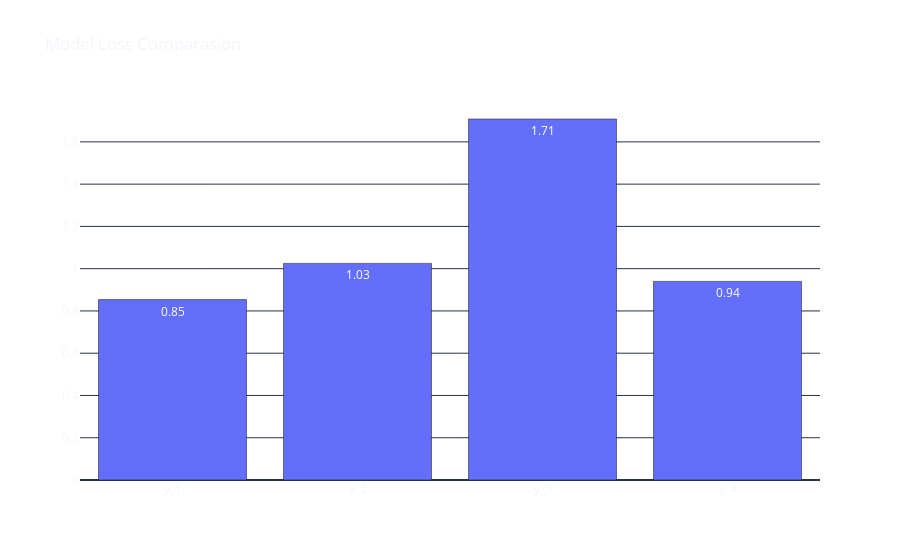

Write notebook code for a chart like this one.
### Markdown cell above
**Besides a visual inspection, a more rigorous way to measure how well our models fit this mystery fuction is by using a cost/loss function, like MSE (Mean Squared Error).**

**Mean Squared Error (MSE) is a widely used metric in machine learning to measure the performance of regression models. It is the average squared difference between the predicted values and the actual values. To calculate the MSE, we take the difference between each predicted value and the actual value, square it, and then take the average of all the squared differences. The result is a single number that represents how well the model fits the data.**

$$MSE = \frac{1}{n}\sum_{i=1}^{n}(y_i-\hat{y}_i)^2$$

**where:** 
- **$n$ is the number of samples.**
- **$y_i$ is the actual value of the $i^{th}$ sample.**
- **$\hat{y}_i$ is the predicted value of the $i^{th}$ sample.**

**Or, simply put in `Numpy`: `np.mean((y - np.sin(w[0] * x + w[1]))**2)`**.

### Code cell
def mse(actual, predicted):
    """
    Calculate the mean squared error between the actual and predicted values.

    Args:
        actual (list or numpy array): List or numpy array of actual values.
        predicted (list or numpy array): List or numpy array of predicted values.

    Returns:
        float: The mean squared error between the actual and predicted values.
    """
    actual = np.array(actual)
    predicted = np.array(predicted)
    differences = np.subtract(actual, predicted)
    squared_differences = np.square(differences)
    return squared_differences.mean()

fig = go.Figure([go.Bar(x=['y_1', 'y_2', 'y_3', 'y_4'], 
                        y=[abs(mse(np.sin(x), np.cos(x - 3))),
                        abs(mse(np.sin(x), np.cos(2*x + 2))),
                        abs(mse(np.sin(x), np.cos(x + 2))),
                        abs(mse(np.sin(x), np.cos(2*x - 2)))],
                        )])

fig.update_traces(texttemplate='%{y:.2f}')

fig.update_layout(template='plotly_dark',
                  title_text='Model Loss Comparasion',
                  paper_bgcolor='rgba(0, 0, 0, 0)',
                  plot_bgcolor='rgba(0, 0, 0, 0)')

fig.show()

### Figure 1 — Plotly figure (JSON) as saved in the notebook; plotly's stock layout.template omitted (floating-point values rounded to 4 significant figures)
{"data": [{"texttemplate": "%{y:.2f}", "type": "bar", "x": ["y_1", "y_2", "y_3", "y_4"], "y": [0.8536, 1.025, 1.708, 0.9399]}], "layout": {"paper_bgcolor": "rgba(0, 0, 0, 0)", "plot_bgcolor": "rgba(0, 0, 0, 0)", "title": {"text": "Model Loss Comparasion"}}}
